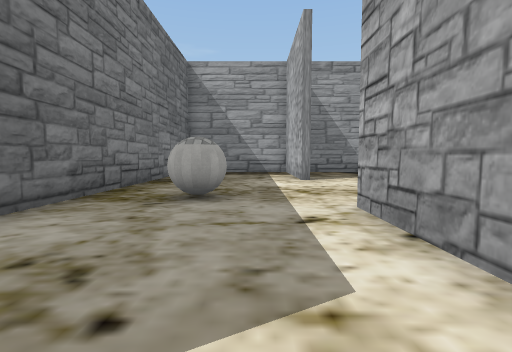
view 1 (above)

18 first-person views from a walk through a scene from a Unity 3-D project. The camera is 1.4 m above the floor, tilts 4° down and sees 85° across. The floor is counted in squares, 2 m on a side. Each view is taken from the middle of a square. On the plan, view 1 faces up. The plan holds only what a view shows up to about 9 squares ahead; the rest is blank. The place goes on beyond the plan. The player character is not drawn. Some animated figures are left out. Some surface patterns are stand-ins.

view 2
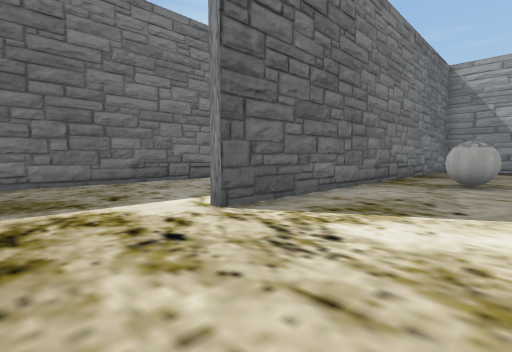

view 3
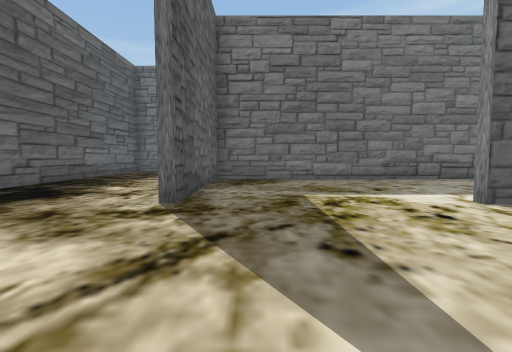

view 4
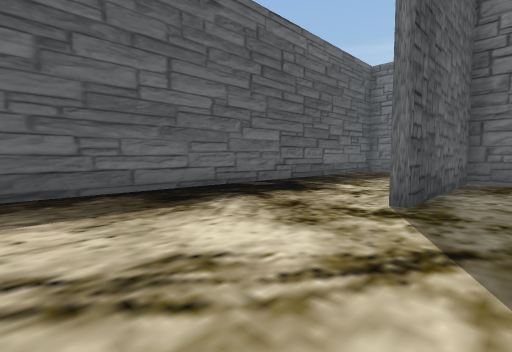

view 5
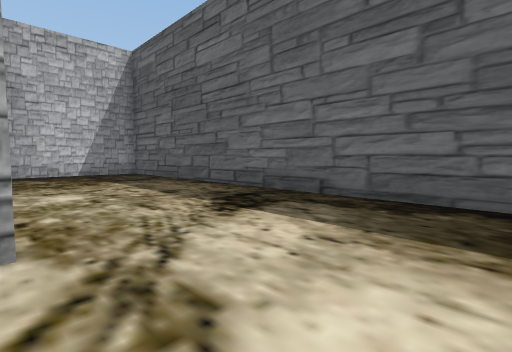

view 6
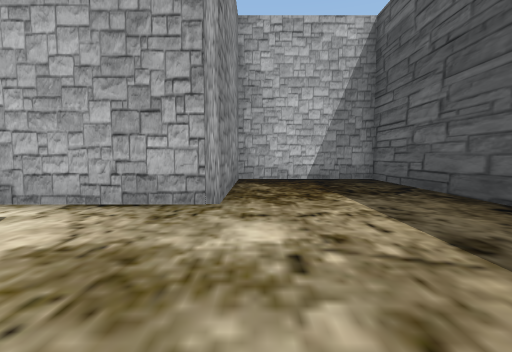

view 7
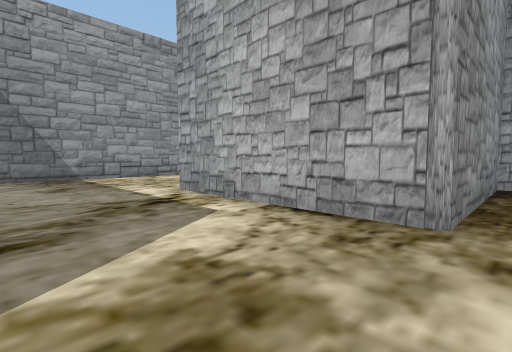

view 8
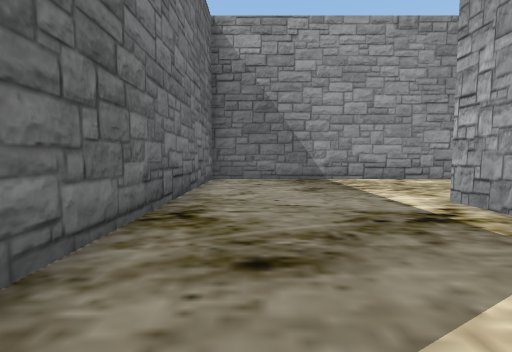

view 9
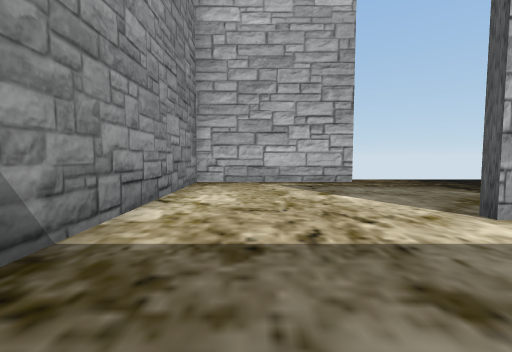

view 10
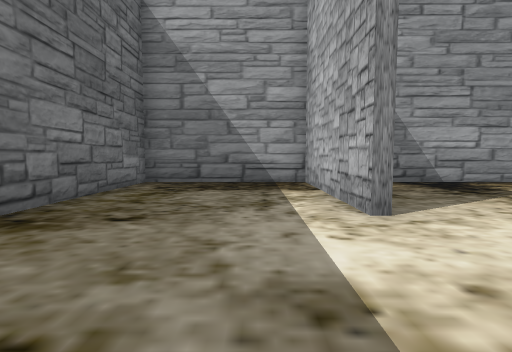

view 11
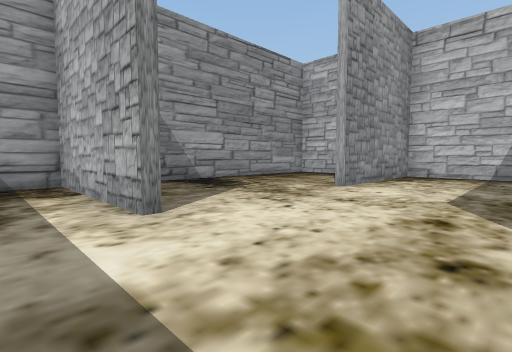

view 12
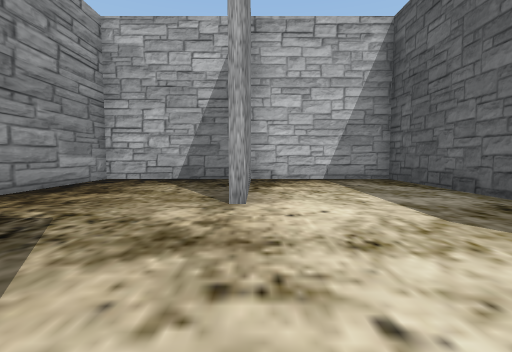

view 13
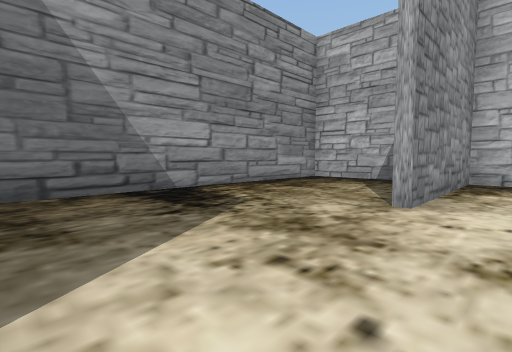

view 14
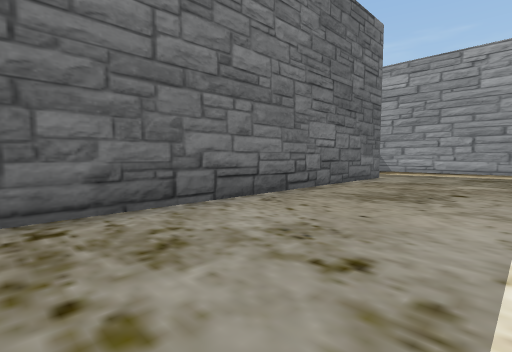

view 15
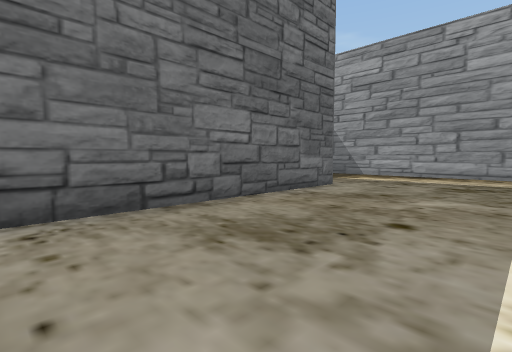

view 16
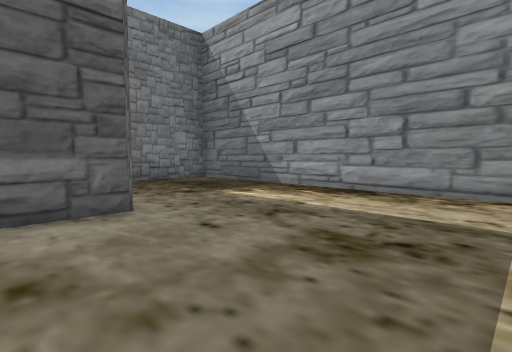

view 17
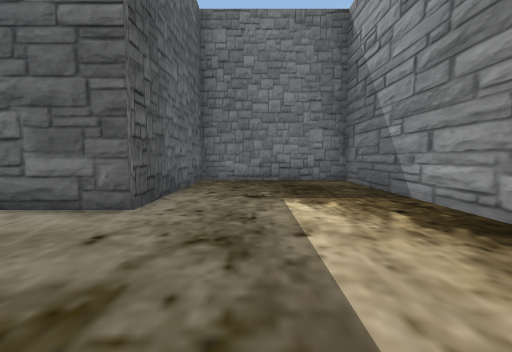

view 18
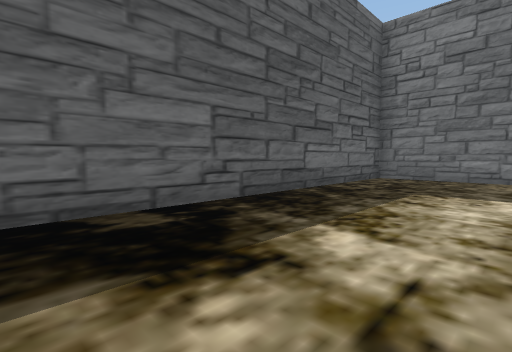

### Floor plan
Points are (right, up) in squares from view 1. A wall is a line through its corners. A room is listed if a view was taken in it or the views show most of it. See-through windows are left out.
Room 1 (views 1, 2, 3, 4, 5, 6, 7, 8, 9, 10, 11, 12, 13, 14, 15, 16, 17, 18)
walls: (1.4, 1.5) (1.4, 3.9); (1.4, 8.2) (1.4, 12.6) (-3, 12.6) (-3, -0.8); (6.5, 3.9) (10.6, 3.9) (10.6, 8.1) (6, 8.1); (10.6, -0.8) (10.6, 3.6) (1.7, 3.6) (1.7, -3.6); (-4.1, 12.6) (-12.3, 12.6) (-12.3, 8.4) (-7.6, 8.4) (-7.6, -5.2) (-3, -5.2); (-12.3, -6.4) (-12.3, -9.6) (10.6, -9.6) (10.6, -5.5) (6, -5.5) (6, -0.6); (10.6, 8.8) (10.6, 12.6) (2.1, 12.6)
objects: white ball (-1, 5)

Where each view was taken, in squares from view 1:
view 1: 0 up, 0 right, facing up
view 2: 3 down, 0 right, facing up-left
view 3: 4 down, 1 right, facing left
view 4: 4 down, 1 right, facing down-left
view 5: 5 down, 1 left, facing down-right
view 6: 6 down, 2 right, facing right
view 7: 6 down, 3 right, facing up-right
view 8: 5 down, 3 right, facing up
view 9: 2 up, 3 right, facing right
view 10: 5 up, 0 right, facing up
view 11: 5 up, 0 right, facing up-right
view 12: 8 up, 2 right, facing right
view 13: 7 up, 2 right, facing up-right
view 14: 1 down, 4 left, facing up-left
view 15: 2 up, 4 left, facing up-left
view 16: 7 up, 4 left, facing up-left
view 17: 10 up, 4 left, facing left
view 18: 6 down, 3 left, facing down-left
